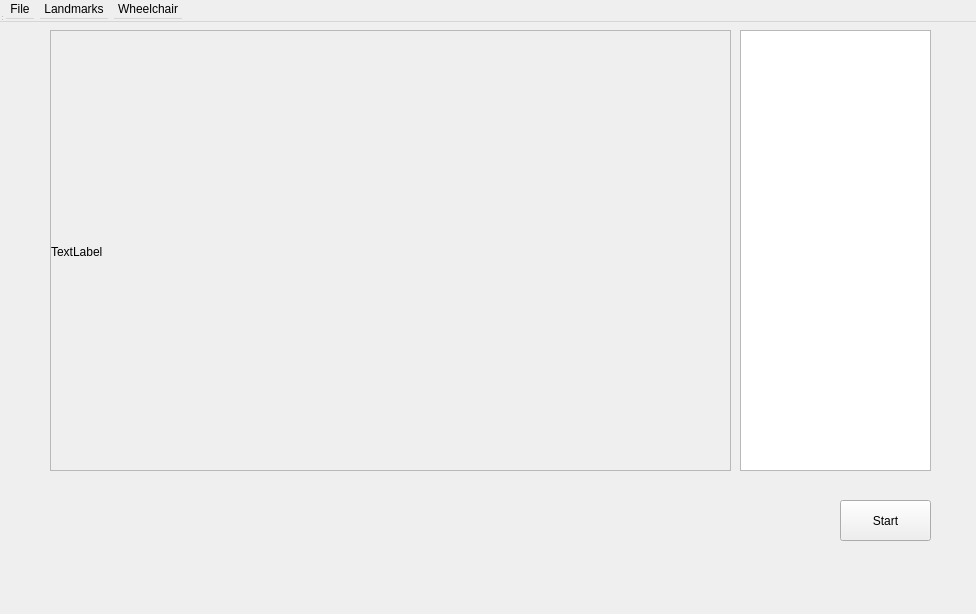
<?xml version="1.0" encoding="UTF-8"?>
<ui version="4.0">
 <class>Form</class>
 <widget class="QWidget" name="MainWindow">
  <property name="geometry">
   <rect>
    <x>0</x>
    <y>0</y>
    <width>976</width>
    <height>614</height>
   </rect>
  </property>
  <property name="windowTitle">
   <string>MainWindow</string>
  </property>
  <widget class="QWidget" name="centralwidget">
   <widget class="QScrollArea" name="scrollArea">
    <property name="geometry">
     <rect>
      <x>50</x>
      <y>30</y>
      <width>681</width>
      <height>441</height>
     </rect>
    </property>
    <property name="widgetResizable">
     <bool>true</bool>
    </property>
    <widget class="QWidget" name="scrollAreaWidgetContents">
     <property name="geometry">
      <rect>
       <x>0</x>
       <y>0</y>
       <width>679</width>
       <height>439</height>
      </rect>
     </property>
     <widget class="QLabel" name="label_Map_image">
      <property name="geometry">
       <rect>
        <x>0</x>
        <y>0</y>
        <width>681</width>
        <height>441</height>
       </rect>
      </property>
      <property name="text">
       <string>TextLabel</string>
      </property>
     </widget>
    </widget>
   </widget>
   <widget class="QListWidget" name="List_points">
    <property name="geometry">
     <rect>
      <x>740</x>
      <y>30</y>
      <width>191</width>
      <height>441</height>
     </rect>
    </property>
   </widget>
   <widget class="QPushButton" name="Button_Start">
    <property name="geometry">
     <rect>
      <x>840</x>
      <y>500</y>
      <width>91</width>
      <height>41</height>
     </rect>
    </property>
    <property name="text">
     <string>Start</string>
    </property>
   </widget>
  </widget>
  <widget class="QMenuBar" name="menubar">
   <property name="geometry">
    <rect>
     <x>0</x>
     <y>0</y>
     <width>976</width>
     <height>22</height>
    </rect>
   </property>
   <widget class="QMenu" name="menuFile">
    <property name="title">
     <string>File</string>
    </property>
    <addaction name="actionOpen_landmarks"/>
    <addaction name="actionSave_landmarks"/>
   </widget>
   <widget class="QMenu" name="menuLandmarks">
    <property name="title">
     <string>Landmarks</string>
    </property>
    <addaction name="actionAdd_Landmark"/>
    <addaction name="actionDelete_Landmark"/>
   </widget>
   <widget class="QMenu" name="menuWheelchair">
    <property name="title">
     <string>Wheelchair</string>
    </property>
    <addaction name="actionSet_wheelchair_pose"/>
   </widget>
   <addaction name="menuFile"/>
   <addaction name="menuLandmarks"/>
   <addaction name="menuWheelchair"/>
  </widget>
  <widget class="QStatusBar" name="statusbar"/>
  <action name="actionAdd_Landmark">
   <property name="text">
    <string>Add Landmark</string>
   </property>
  </action>
  <action name="actionDelete_Landmark">
   <property name="text">
    <string>Delete Landmark</string>
   </property>
  </action>
  <action name="actionOpen_landmarks">
   <property name="text">
    <string>Open landmarks</string>
   </property>
  </action>
  <action name="actionSave_landmarks">
   <property name="text">
    <string>Save landmarks</string>
   </property>
  </action>
  <action name="actionSet_wheelchair_pose">
   <property name="text">
    <string>Set wheelchair pose</string>
   </property>
  </action>
 </widget>
 <resources/>
 <connections/>
</ui>
